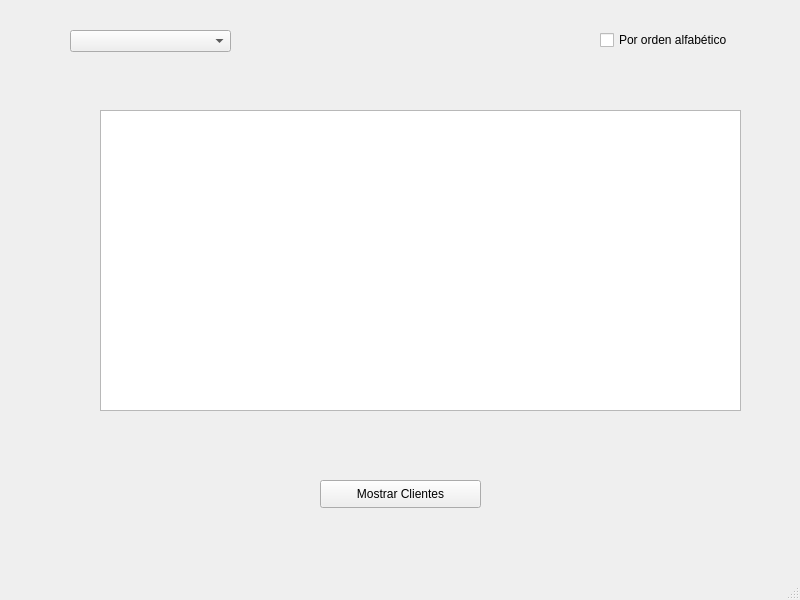
<?xml version="1.0" encoding="UTF-8"?>
<ui version="4.0">
 <class>Clientes</class>
 <widget class="QMainWindow" name="Clientes">
  <property name="geometry">
   <rect>
    <x>0</x>
    <y>0</y>
    <width>800</width>
    <height>600</height>
   </rect>
  </property>
  <property name="windowTitle">
   <string>MainWindow</string>
  </property>
  <widget class="QWidget" name="centralwidget">
   <widget class="QComboBox" name="comboBoxCiudades">
    <property name="geometry">
     <rect>
      <x>70</x>
      <y>30</y>
      <width>161</width>
      <height>22</height>
     </rect>
    </property>
   </widget>
   <widget class="QPushButton" name="pushButton">
    <property name="geometry">
     <rect>
      <x>320</x>
      <y>480</y>
      <width>161</width>
      <height>28</height>
     </rect>
    </property>
    <property name="text">
     <string>Mostrar Clientes</string>
    </property>
   </widget>
   <widget class="QTableView" name="tableView">
    <property name="geometry">
     <rect>
      <x>100</x>
      <y>110</y>
      <width>641</width>
      <height>301</height>
     </rect>
    </property>
   </widget>
   <widget class="QCheckBox" name="checkBox">
    <property name="geometry">
     <rect>
      <x>600</x>
      <y>30</y>
      <width>141</width>
      <height>20</height>
     </rect>
    </property>
    <property name="text">
     <string>Por orden alfabético</string>
    </property>
   </widget>
  </widget>
  <widget class="QMenuBar" name="menubar">
   <property name="geometry">
    <rect>
     <x>0</x>
     <y>0</y>
     <width>800</width>
     <height>26</height>
    </rect>
   </property>
  </widget>
  <widget class="QStatusBar" name="statusbar"/>
 </widget>
 <resources/>
 <connections/>
</ui>
